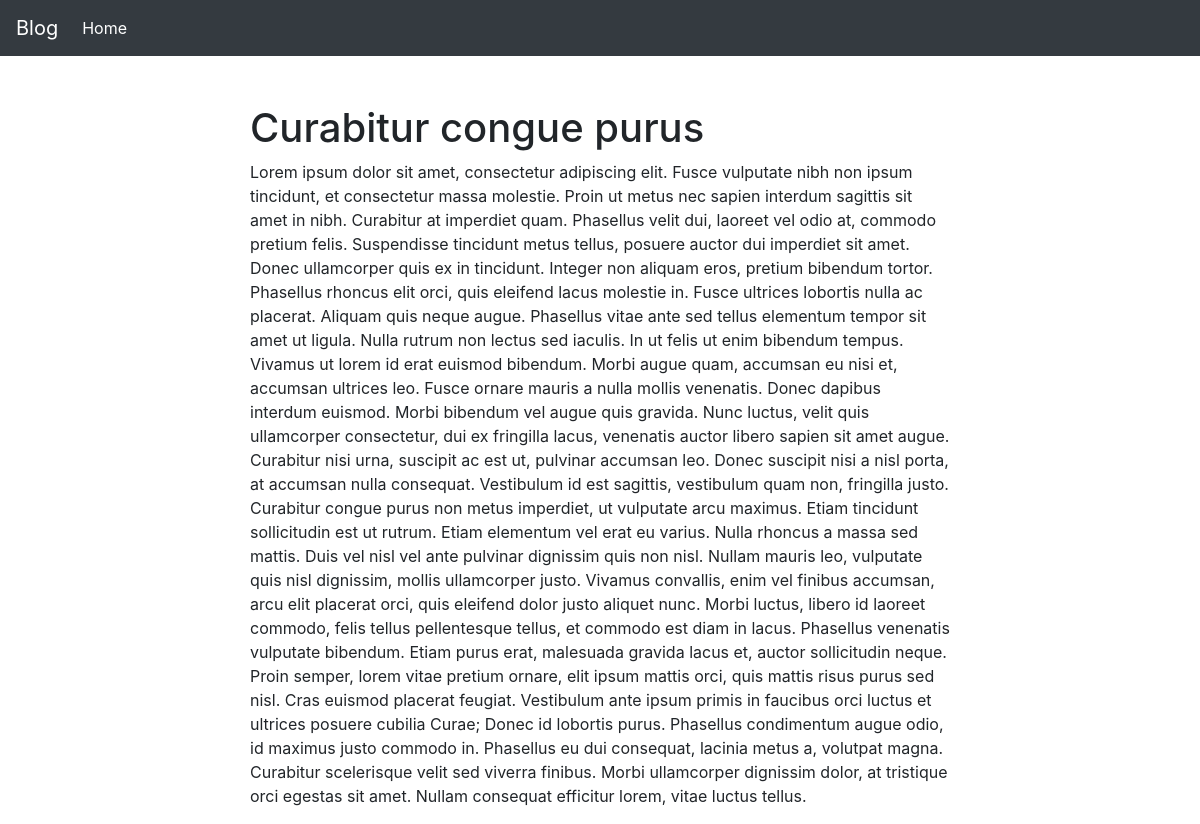
The app's page /blog/post2/ with its own data.
### blog/models.py (models this page shows, shortened)
class Post (models.Model):
    class NewManager(models.Manager):
        def get_queryset(self):
            return super().get_queryset() .filter(status='published')
    options = (
    ('draft', 'Draft'),
    ('published', 'Published'),
    )
    title = models.CharField(max_length=250)
    excerpt = models.TextField(null=True)
    slug = models.SlugField(max_length=250, unique_for_date='publish')
    publish = models.DateTimeField(default=timezone.now)
    author = models.ForeignKey (User, on_delete=models.CASCADE, related_name='blog_posts')
    content = models.TextField()
    status = models.CharField(max_length=10, choices=options, default='draft')
    objects = models.Manager() #default manager
    newmanager = NewManager() #custom manager
    class Meta:
        ordering = ('-publish',)

### blog/views.py (the view)
# urls.py: path('<slug:post>/', views.post_single, name='post_single'),
def post_single(request, post):
    post = get_object_or_404(Post, slug=post, status='published')
    return render(request, 'single.html', {'post' : post})

### blog/templates/single.html (shortened to what this page needs)
{% extends "base.html" %}
{% block content %}
      <div class="container">
        <div class="row justify-content-md-center pt-5">
        <div class="col-md-8">
          <div class="col-12"><h1>{{post.title}}</h1></div>
          <div class="col-12"><p>{{post.content|safe}}</p></div>
        </div>
        </div>
      </div>
{% endblock %}

### records on screen
Post: title "Curabitur congue purus", content "Lorem ipsum dolor sit amet, consectetur adipiscing elit. Fusce vulputate nibh non ipsum tincidunt, et consectetur massa molestie. Proin ut metus nec sapien interdum sagittis sit amet in nibh. Curabitur at imperdiet quam. Phasellus velit dui, laoreet vel odio at, commodo pretium felis. Suspendisse tincidunt metus tellus, posuere auctor dui imperdiet sit amet. Donec ullamcorper quis ex in tincidunt. Integer non aliquam eros, pretium bibendum tortor. Phasellus rhoncus elit orci, quis eleifend lacus molestie in. Fusce ultrices lobortis nulla ac placerat. Aliquam quis neque augue. Phasellus vitae ante sed tellus elementum tempor sit amet ut ligula. Nulla rutrum non lectus sed iaculis. In ut…"
